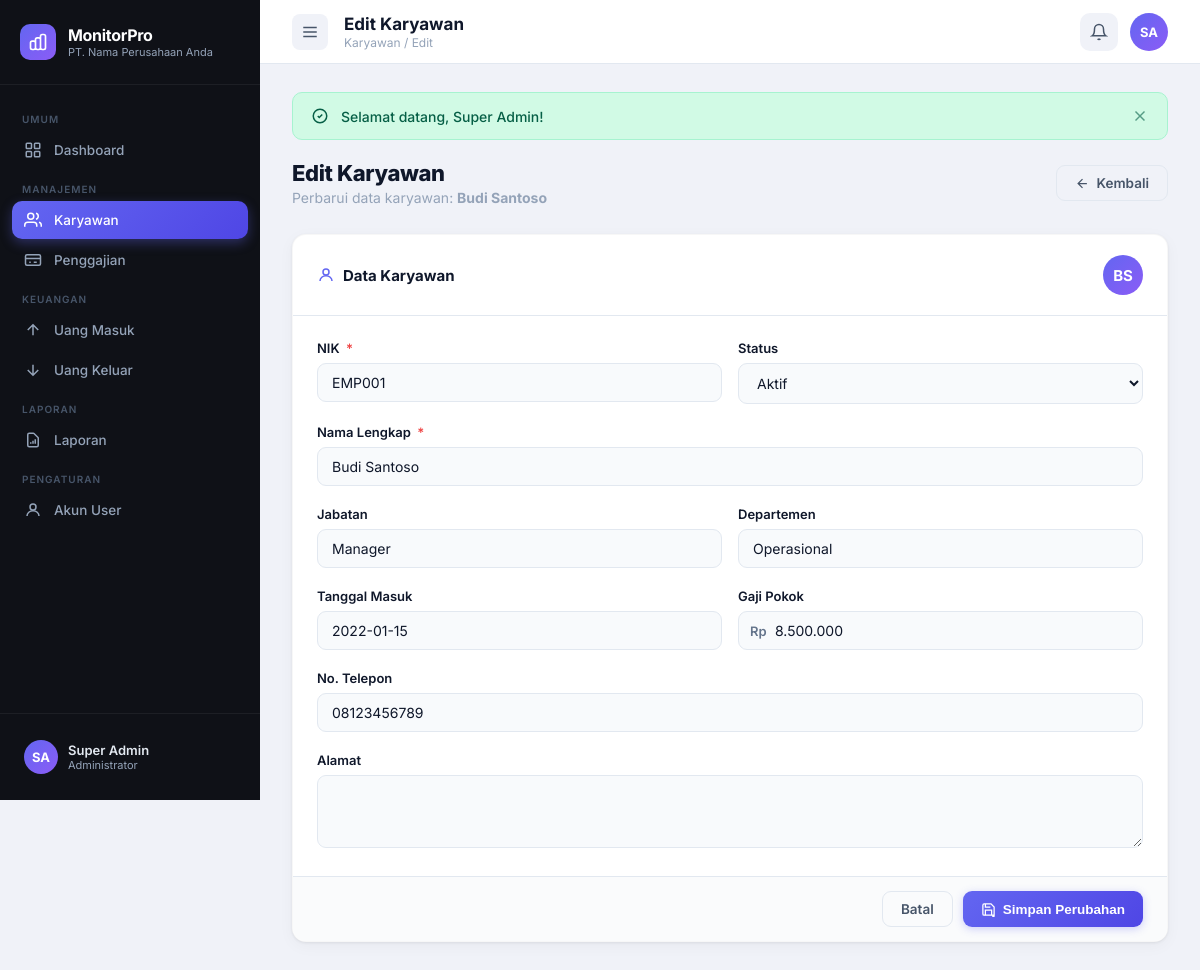
Screenshot of /admin/karyawan/edit.php?id=1 (signed in) with the database file from the repository.
### tables this page shows
CREATE TABLE IF NOT EXISTS karyawan (
    id              INT AUTO_INCREMENT PRIMARY KEY,
    user_id         INT DEFAULT NULL,
    nik             VARCHAR(20) UNIQUE NOT NULL,
    nama            VARCHAR(100) NOT NULL,
    jabatan         VARCHAR(100) DEFAULT NULL,
    departemen      VARCHAR(100) DEFAULT NULL,
    tanggal_masuk   DATE DEFAULT NULL,
    gaji_pokok      DECIMAL(15,2) DEFAULT 0.00,
    no_telp         VARCHAR(20) DEFAULT NULL,
    alamat          TEXT DEFAULT NULL,
    status          ENUM('aktif','nonaktif') DEFAULT 'aktif',
    created_at      TIMESTAMP DEFAULT CURRENT_TIMESTAMP,
    FOREIGN KEY (user_id) REFERENCES users(id) ON DELETE SET NULL
);

### config/auth.php (called while the page is built, shortened)
<?php
function getInitials(string $name): string {
    $words = explode(' ', trim($name));
    $initials = '';
    foreach (array_slice($words, 0, 2) as $word) {
        $initials .= strtoupper(mb_substr($word, 0, 1));
    }
    return $initials;
}

### admin/karyawan/edit.php (the view, shortened to what this page needs)
<?php
require_once '../../config/database.php';
require_once '../../config/auth.php';
$id = (int)($_GET['id'] ?? 0);
$karyawan = $pdo->prepare("SELECT * FROM karyawan WHERE id = ?");
$karyawan->execute([$id]);
$karyawan = $karyawan->fetch();
require_once '../../includes/header.php';
require_once '../../includes/sidebar.php';
require_once '../../includes/navbar.php';
?>
<div class="page-header">
    <div class="page-header-left">
        <h2>Edit Karyawan</h2>
        <p>Perbarui data karyawan: <strong><?= htmlspecialchars($karyawan['nama']) ?></strong></p>
    </div>
    <a href="<?= BASE_URL ?>/admin/karyawan/index.php" class="btn btn-outline">
        <svg viewBox="0 0 24 24" fill="none" stroke="currentColor" stroke-width="2"><path d="M19 12H5M12 19l-7-7 7-7"/></svg>
        Kembali
    </a>
</div>
<form method="POST" data-validate>
    <div class="card">
        <div class="card-header">
            <div class="card-title">
                <svg viewBox="0 0 24 24" fill="none" stroke="currentColor" stroke-width="2"><circle cx="12" cy="8" r="4"/><path d="M4 20c0-4 3.6-7 8-7s8 3 8 7"/></svg>
                Data Karyawan
            </div>
            <div class="avatar" style="width:40px;height:40px;font-size:15px;"><?= getInitials($karyawan['nama']) ?></div>
        </div>
        <div class="card-body">
            <div class="form-row">
                <div class="form-group">
                    <label class="form-label">NIK <span class="required">*</span></label>
                    <input type="text" name="nik" class="form-control" required value="<?= htmlspecialchars($karyawan['nik']) ?>">
                </div>
                <div class="form-group">
                    <label class="form-label">Status</label>
                    <select name="status" class="form-control">
                        <option value="aktif"    <?= $karyawan['status']==='aktif'    ?'selected':'' ?>>Aktif</option>
                    </select>
                </div>
            </div>
            <div class="form-group">
                <label class="form-label">Nama Lengkap <span class="required">*</span></label>
                <input type="text" name="nama" class="form-control" required value="<?= htmlspecialchars($karyawan['nama']) ?>">
            </div>
            <div class="form-row">
                <div class="form-group">
                    <label class="form-label">Jabatan</label>
                    <input type="text" name="jabatan" class="form-control" value="<?= htmlspecialchars($karyawan['jabatan'] ?? '') ?>">
                </div>
                <div class="form-group">
                    <label class="form-label">Departemen</label>
                    <input type="text" name="departemen" class="form-control" value="<?= htmlspecialchars($karyawan['departemen'] ?? '') ?>">
                </div>
            </div>
            <div class="form-row">
                <div class="form-group">
                    <label class="form-label">Tanggal Masuk</label>
                    <input type="text" name="tanggal_masuk" class="form-control datepicker" value="<?= htmlspecialchars($karyawan['tanggal_masuk'] ?? '') ?>">
                </div>
                <div class="form-group">
                    <label class="form-label">Gaji Pokok</label>
                    <div style="position:relative;">
                        <span style="position:absolute;left:12px;top:50%;transform:translateY(-50%);font-size:13px;color:#64748b;font-weight:600;">Rp</span>
                        <input type="text" name="gaji_pokok" class="form-control" style="padding-left:36px;" data-rupiah
                            value="<?= number_format((float)$karyawan['gaji_pokok'], 0, ',', '.') ?>">
                    </div>
                </div>
            </div>
            <div class="form-row">
                <div class="form-group">
                    <label class="form-label">No. Telepon</label>
                    <input type="text" name="no_telp" class="form-control" value="<?= htmlspecialchars($karyawan['no_telp'] ?? '') ?>">
                </div>
            </div>
            <div class="form-group" style="margin-bottom:0;">
                <label class="form-label">Alamat</label>
                <textarea name="alamat" class="form-control" rows="3"><?= htmlspecialchars($karyawan['alamat'] ?? '') ?></textarea>
            </div>
        </div>
        <div class="card-footer" style="display:flex;justify-content:flex-end;gap:10px;">
            <a href="<?= BASE_URL ?>/admin/karyawan/index.php" class="btn btn-outline">Batal</a>
            <button type="submit" class="btn btn-primary">
                <svg viewBox="0 0 24 24" fill="none" stroke="currentColor" stroke-width="2"><path d="M19 21H5a2 2 0 01-2-2V5a2 2 0 012-2h11l5 5v14a2 2 0 01-2 2z"/><polyline points="17 21 17 13 7 13 7 21"/><polyline points="7 3 7 8 15 8"/></svg>
                Simpan Perubahan
            </button>
        </div>
    </div>
</form>
<?php require_once '../../includes/footer.php'; ?>

### assets/css/style.css (style rules this page uses)
:root { --sidebar-bg: #0f1117; --sidebar-secondary: #1a1d2e; --sidebar-border: rgba(255,255,255,0.06); --sidebar-text: #94a3b8; --sidebar-text-hover: #ffffff; --sidebar-active-bg: linear-gradient(135deg, #6366f1, #4f46e5); --sidebar-width: 260px; --content-bg: #f0f2f8; --card-bg: #ffffff; --card-shadow: 0 1px 3px rgba(0,0,0,0.07), 0 4px 16px rgba(0,0,0,0.04); --card-shadow-hover: 0 4px 12px rgba(0,0,0,0.1), 0 8px 32px rgba(0,0,0,0.08); --card-radius: 14px; --text-primary: #0f172a; --text-secondary: #475569; --text-muted: #94a3b8; --accent-indigo: #6366f1; --accent-indigo-dark: #4f46e5; --accent-green: #10b981; --accent-red: #ef4444; --accent-amber: #f59e0b; --accent-blue: #3b82f6; --border-color: #e2e8f0; --input-bg: #f8fafc; --transition: all 0.2s cubic-bezier(0.4, 0, 0.2, 1); --transition-slow: all 0.35s cubic-bezier(0.4, 0, 0.2, 1); }
*, *::before, *::after { box-sizing: border-box; margin: 0; padding: 0; }
html { font-size: 16px; -webkit-font-smoothing: antialiased; }
body { font-family: 'Inter', -apple-system, BlinkMacSystemFont, sans-serif; background: var(--content-bg); color: var(--text-primary); min-height: 100vh; display: flex; overflow-x: hidden; }
.avatar { width: 34px; height: 34px; border-radius: 50%; background: linear-gradient(135deg, #6366f1, #8b5cf6); display: flex; align-items: center; justify-content: center; font-size: 13px; font-weight: 700; color: white; flex-shrink: 0; }
.card { background: var(--card-bg); border-radius: var(--card-radius); box-shadow: var(--card-shadow); border: 1px solid rgba(0,0,0,0.03); overflow: hidden; }
.card-header { padding: 20px 24px; border-bottom: 1px solid var(--border-color); display: flex; align-items: center; justify-content: space-between; gap: 12px; flex-wrap: wrap; }
.card-title { font-size: 15px; font-weight: 700; color: var(--text-primary); display: flex; align-items: center; gap: 8px; }
.card-title svg { width: 18px; height: 18px; color: var(--accent-indigo); }
.card-body { padding: 24px; }
.card-footer { padding: 14px 24px; border-top: 1px solid var(--border-color); background: #fafbfc; }
.btn { display: inline-flex; align-items: center; gap: 7px; padding: 9px 18px; border-radius: 9px; font-size: 13.5px; font-weight: 600; cursor: pointer; border: none; transition: var(--transition); text-decoration: none; white-space: nowrap; }
.btn svg { width: 15px; height: 15px; }
.btn-primary { background: linear-gradient(135deg, #6366f1, #4f46e5); color: white; box-shadow: 0 2px 8px rgba(99,102,241,0.3); }
.btn-outline { background: transparent; color: var(--text-secondary); border: 1.5px solid var(--border-color); }
.form-group { margin-bottom: 20px; }
.form-label { display: block; font-size: 13px; font-weight: 600; color: var(--text-primary); margin-bottom: 7px; }
.form-label span.required { color: var(--accent-red); margin-left: 3px; }
.form-control { width: 100%; padding: 10px 14px; border: 1.5px solid var(--border-color); border-radius: 9px; font-size: 14px; font-family: 'Inter', sans-serif; background: var(--input-bg); color: var(--text-primary); transition: var(--transition); outline: none; }
.form-control::placeholder { color: #b0bec5; }
select.form-control { cursor: pointer; }
.form-row { display: grid; grid-template-columns: repeat(auto-fit, minmax(200px, 1fr)); gap: 16px; }
.page-header { display: flex; align-items: center; justify-content: space-between; margin-bottom: 28px; flex-wrap: wrap; gap: 12px; }
.page-header-left h2 { font-size: 22px; font-weight: 800; color: var(--text-primary); letter-spacing: -0.4px; }
.page-header-left p { font-size: 14px; color: var(--text-muted); margin-top: 3px; }

### rows the page displays
karyawan: nama "Budi Santoso", nama "BS", nik "EMP001", status "Aktif", jabatan "Manager", departemen "Operasional", tanggal_masuk "2022-01-15", gaji_pokok "8.500.000", no_telp "08123456789"

### other values shown
APP_NAME "MonitorPro"
APP_COMPANY "PT. Nama Perusahaan Anda"
$initials "SA"
$userName "Super Admin"
$pageTitle "Edit Karyawan"
$breadcrumb "Karyawan / Edit"
getInitials($_SESSION['user_nama'] ?? 'U') "SA"
$flash['message'] "Selamat datang, Super Admin!"
